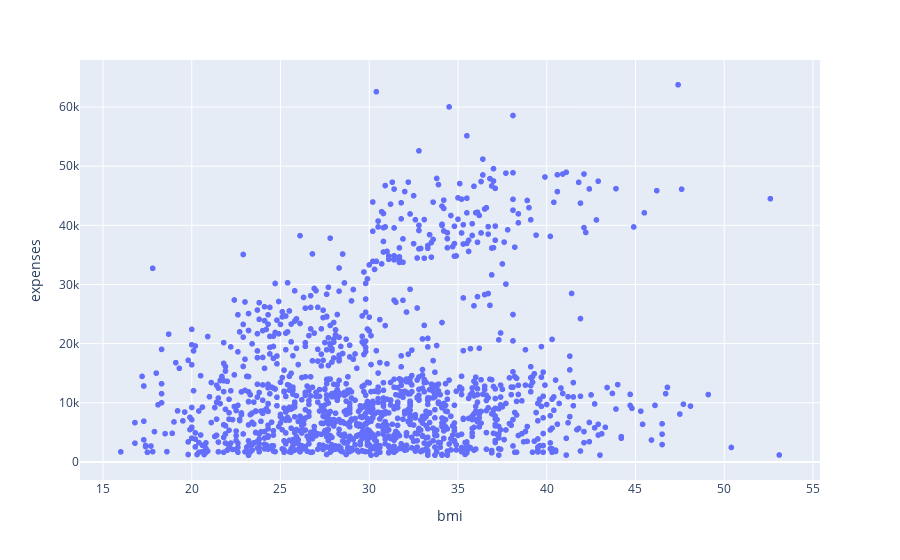

This figure's notebook cell:
### Code cell
bmiplt = pd.concat([df['expenses'],df['bmi']],axis=1)
px.scatter(bmiplt,x='bmi',y='expenses')

### Figure 1 — Plotly figure (JSON) as saved in the notebook; plotly's stock layout.template omitted (floating-point values rounded to 4 significant figures; data arrays with more than 128 entries replaced by an {"elided": "..."} marker saying what was removed)
{"data": [{"hovertemplate": "bmi=%{x}<br>expenses=%{y}<extra></extra>", "legendgroup": "", "marker": {"color": "#636efa", "symbol": "circle"}, "mode": "markers", "name": "", "showlegend": false, "type": "scattergl", "x": {"elided": "1338 float values"}, "xaxis": "x", "y": {"elided": "1338 float values"}, "yaxis": "y"}], "layout": {"legend": {"tracegroupgap": 0}, "margin": {"t": 60}, "xaxis": {"anchor": "y", "domain": [0, 1], "title": {"text": "bmi"}}, "yaxis": {"anchor": "x", "domain": [0, 1], "title": {"text": "expenses"}}}}
